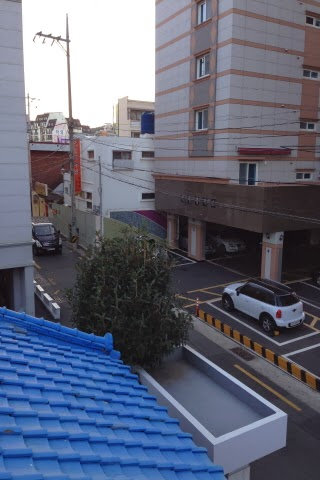
#> input picture panorama-stitching/images/left1.jpg, 320 x 480 px
$ python Image_stitch_default.py
#> lines starting #> are read from the running program, lines starting #| are printed output that depends on the picture
# -*- coding: utf-8 -*-
"""
Created on Sat Dec 21 17:42:39 2019
@author: KGaurav
"""
# Python program to stitch two images.

import cv2

#Read the images from your directory
left=cv2.imread('images/left1.jpg',cv2.IMREAD_COLOR)  # Left Image
#> left is the input picture: shape (480, 320, 3); mean B, G, R 121.4, 102.9, 97.7
right=cv2.imread('images/right1.jpg',cv2.IMREAD_COLOR)
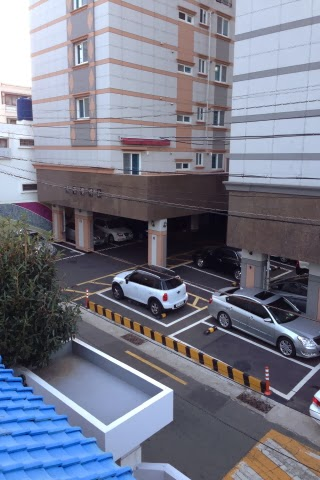
#> input picture panorama-stitching/images/right1.jpg, 320 x 480 px
#> right is the input picture: shape (480, 320, 3); mean B, G, R 136.3, 120.5, 118.2
scale_percent = 300  # percent of original size
width = int(left.shape[1] * scale_percent / 100)
#> width = 960
height = int(left.shape[0]* scale_percent / 100)
#> height = 1440
dim = (width, height)
#> dim = (960, 1440)

left=cv2.resize(left, dim, interpolation = cv2.INTER_AREA)   #ReSize image
#> left: shape (1440, 960, 3)
right=cv2.resize(right, dim, interpolation = cv2.INTER_AREA) #ReSize image
#> right: shape (1440, 960, 3)

images=[]
images.append(left)
images.append(right)

stitcher = cv2.createStitcher()
#stitcher = cv2.Stitcher.create()
ret,pano = stitcher.stitch(images)
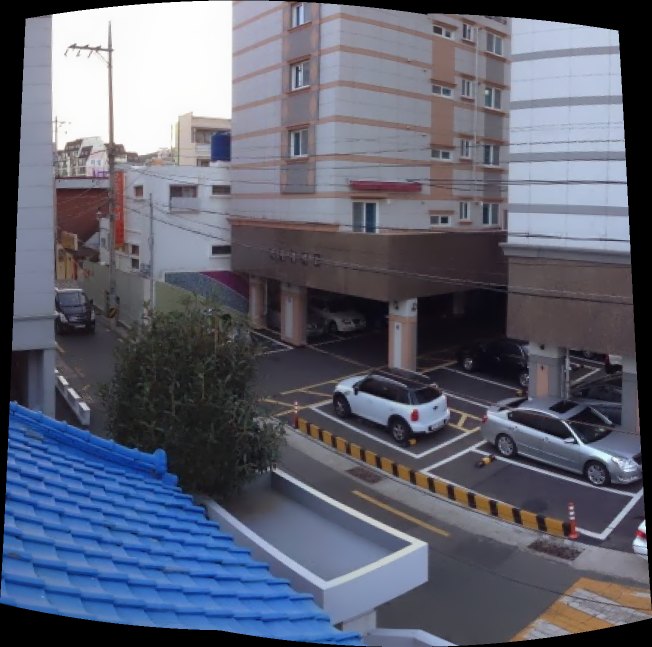
#> pano: shape (1294, 1304, 3) (shown at 1/2 size); mean of channels 0, 1, 2 113.2, 97.7, 94; drawn as B, G, R
#> ret = 0

if ret==cv2.STITCHER_OK:
    cv2.imshow('Panorama',pano)
    cv2.waitKey()
    cv2.destroyAllWindows()
else:
    print("Error during Stitching")
